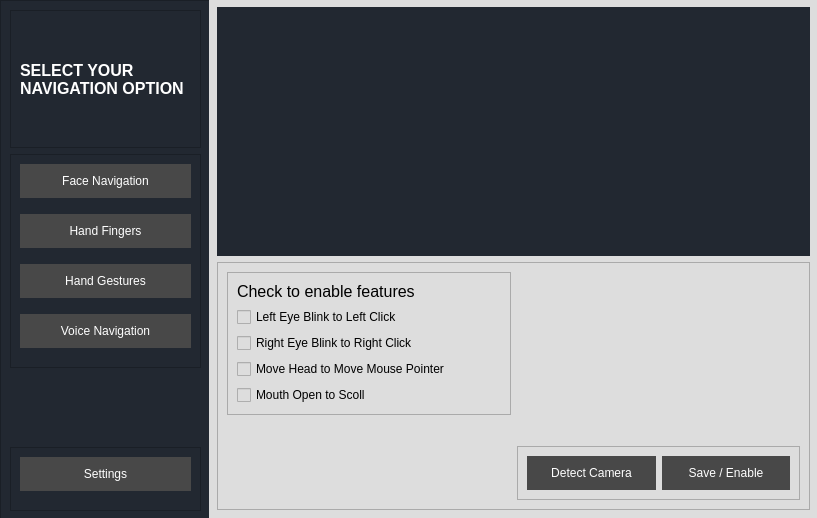
<?xml version="1.0" encoding="UTF-8"?>
<ui version="4.0">
 <class>MainWindow</class>
 <widget class="QMainWindow" name="MainWindow">
  <property name="geometry">
   <rect>
    <x>0</x>
    <y>0</y>
    <width>817</width>
    <height>518</height>
   </rect>
  </property>
  <property name="windowTitle">
   <string>MainWindow</string>
  </property>
  <widget class="QWidget" name="centralwidget">
   <widget class="QFrame" name="nav_frame">
    <property name="geometry">
     <rect>
      <x>0</x>
      <y>0</y>
      <width>211</width>
      <height>521</height>
     </rect>
    </property>
    <property name="styleSheet">
     <string notr="true">QFrame {
	background-color: #222831;
}

QPushButton {
	padding: 10px 10px;
	margin-bottom: 10px;
	color: rgb(255, 255, 255);
	border: none;
	background-color: rgb(72, 72, 72);
	transition: 0.2s;
}

QPushButton:hover,QPushButton:focus {
	border-left: 3px solid #f05454;
	background-color: rgb(100, 100, 100);
}

</string>
    </property>
    <property name="frameShape">
     <enum>QFrame::StyledPanel</enum>
    </property>
    <property name="frameShadow">
     <enum>QFrame::Raised</enum>
    </property>
    <layout class="QVBoxLayout" name="verticalLayout_2">
     <item>
      <widget class="QFrame" name="header_frame">
       <property name="frameShape">
        <enum>QFrame::StyledPanel</enum>
       </property>
       <property name="frameShadow">
        <enum>QFrame::Raised</enum>
       </property>
       <layout class="QVBoxLayout" name="verticalLayout">
        <item>
         <widget class="QLabel" name="label_nav_header">
          <property name="font">
           <font>
            <family>Microsoft Sans Serif</family>
            <pointsize>12</pointsize>
            <weight>75</weight>
            <italic>false</italic>
            <bold>true</bold>
           </font>
          </property>
          <property name="styleSheet">
           <string notr="true">color: rgb(255, 255, 255);</string>
          </property>
          <property name="text">
           <string>SELECT YOUR NAVIGATION OPTION</string>
          </property>
          <property name="wordWrap">
           <bool>true</bool>
          </property>
         </widget>
        </item>
       </layout>
      </widget>
     </item>
     <item>
      <widget class="QFrame" name="menu_frame">
       <property name="styleSheet">
        <string notr="true"/>
       </property>
       <property name="frameShape">
        <enum>QFrame::StyledPanel</enum>
       </property>
       <property name="frameShadow">
        <enum>QFrame::Raised</enum>
       </property>
       <layout class="QVBoxLayout" name="verticalLayout_4">
        <item>
         <widget class="QPushButton" name="face_button">
          <property name="text">
           <string>Face Navigation</string>
          </property>
         </widget>
        </item>
        <item>
         <widget class="QPushButton" name="fingers_button">
          <property name="text">
           <string>Hand Fingers</string>
          </property>
         </widget>
        </item>
        <item>
         <widget class="QPushButton" name="gesture_button">
          <property name="text">
           <string>Hand Gestures</string>
          </property>
         </widget>
        </item>
        <item>
         <widget class="QPushButton" name="voice_button">
          <property name="text">
           <string>Voice Navigation</string>
          </property>
         </widget>
        </item>
       </layout>
      </widget>
     </item>
     <item alignment="Qt::AlignBottom">
      <widget class="QFrame" name="bottom_frame">
       <property name="frameShape">
        <enum>QFrame::StyledPanel</enum>
       </property>
       <property name="frameShadow">
        <enum>QFrame::Raised</enum>
       </property>
       <layout class="QVBoxLayout" name="verticalLayout_3">
        <item>
         <widget class="QPushButton" name="settings_button">
          <property name="styleSheet">
           <string notr="true">padding: 10px;</string>
          </property>
          <property name="text">
           <string>Settings</string>
          </property>
          <property name="icon">
           <iconset>
            <normaloff>res/settings.svg</normaloff>res/settings.svg</iconset>
          </property>
          <property name="iconSize">
           <size>
            <width>16</width>
            <height>16</height>
           </size>
          </property>
          <property name="autoExclusive">
           <bool>false</bool>
          </property>
          <property name="autoDefault">
           <bool>false</bool>
          </property>
          <property name="default">
           <bool>false</bool>
          </property>
          <property name="flat">
           <bool>false</bool>
          </property>
         </widget>
        </item>
       </layout>
      </widget>
     </item>
    </layout>
   </widget>
   <widget class="QFrame" name="frame">
    <property name="geometry">
     <rect>
      <x>209</x>
      <y>-1</y>
      <width>611</width>
      <height>521</height>
     </rect>
    </property>
    <property name="frameShape">
     <enum>QFrame::StyledPanel</enum>
    </property>
    <property name="frameShadow">
     <enum>QFrame::Raised</enum>
    </property>
    <widget class="QStackedWidget" name="stackedWidget">
     <property name="geometry">
      <rect>
       <x>-1</x>
       <y>-1</y>
       <width>611</width>
       <height>521</height>
      </rect>
     </property>
     <property name="styleSheet">
      <string notr="true">background-color: #dddddd;</string>
     </property>
     <property name="currentIndex">
      <number>0</number>
     </property>
     <widget class="QWidget" name="face_page">
      <property name="styleSheet">
       <string notr="true"/>
      </property>
      <layout class="QVBoxLayout" name="verticalLayout_6">
       <item>
        <widget class="QLabel" name="video_label_face">
         <property name="styleSheet">
          <string notr="true">background-color:#222831;</string>
         </property>
         <property name="text">
          <string/>
         </property>
        </widget>
       </item>
       <item>
        <widget class="QFrame" name="frame_3">
         <property name="frameShape">
          <enum>QFrame::StyledPanel</enum>
         </property>
         <property name="frameShadow">
          <enum>QFrame::Raised</enum>
         </property>
         <layout class="QHBoxLayout" name="horizontalLayout">
          <item alignment="Qt::AlignTop">
           <widget class="QFrame" name="frame_5">
            <property name="frameShape">
             <enum>QFrame::StyledPanel</enum>
            </property>
            <property name="frameShadow">
             <enum>QFrame::Raised</enum>
            </property>
            <layout class="QVBoxLayout" name="verticalLayout_10">
             <item>
              <widget class="QLabel" name="label_7">
               <property name="font">
                <font>
                 <pointsize>12</pointsize>
                </font>
               </property>
               <property name="text">
                <string>Check to enable features</string>
               </property>
              </widget>
             </item>
             <item>
              <widget class="QCheckBox" name="lmb_checkbox">
               <property name="text">
                <string>Left Eye Blink to Left Click</string>
               </property>
              </widget>
             </item>
             <item>
              <widget class="QCheckBox" name="rbm_checkbox">
               <property name="text">
                <string>Right Eye Blink to Right Click</string>
               </property>
              </widget>
             </item>
             <item>
              <widget class="QCheckBox" name="head_checkbox">
               <property name="text">
                <string>Move Head to Move Mouse Pointer</string>
               </property>
              </widget>
             </item>
             <item>
              <widget class="QCheckBox" name="mouth_checkbox">
               <property name="text">
                <string>Mouth Open to Scoll</string>
               </property>
              </widget>
             </item>
            </layout>
           </widget>
          </item>
          <item alignment="Qt::AlignBottom">
           <widget class="QFrame" name="frame_4">
            <property name="styleSheet">
             <string notr="true">QPushButton {
	padding: 10px 10px;
	color: rgb(255, 255, 255);
	border: none;
	background-color: rgb(72, 72, 72);
	transition: 0.2s;
}

QPushButton:hover,QPushButton:focus {
	border-bottom: 3px solid #f05454;
	background-color: rgb(100, 100, 100);
}</string>
            </property>
            <property name="frameShape">
             <enum>QFrame::StyledPanel</enum>
            </property>
            <property name="frameShadow">
             <enum>QFrame::Raised</enum>
            </property>
            <layout class="QHBoxLayout" name="horizontalLayout_2">
             <item>
              <widget class="QPushButton" name="detect_button">
               <property name="text">
                <string>Detect Camera</string>
               </property>
              </widget>
             </item>
             <item>
              <widget class="QPushButton" name="enable_button">
               <property name="text">
                <string>Save / Enable</string>
               </property>
              </widget>
             </item>
            </layout>
           </widget>
          </item>
         </layout>
        </widget>
       </item>
      </layout>
     </widget>
     <widget class="QWidget" name="hand_page">
      <layout class="QVBoxLayout" name="verticalLayout_7">
       <item>
        <widget class="QLabel" name="video_label_fingers">
         <property name="styleSheet">
          <string notr="true">background-color:#222831;</string>
         </property>
         <property name="text">
          <string/>
         </property>
        </widget>
       </item>
       <item>
        <widget class="QFrame" name="frame_10">
         <property name="frameShape">
          <enum>QFrame::StyledPanel</enum>
         </property>
         <property name="frameShadow">
          <enum>QFrame::Raised</enum>
         </property>
         <layout class="QHBoxLayout" name="horizontalLayout_5">
          <item alignment="Qt::AlignTop">
           <widget class="QFrame" name="frame_13">
            <property name="frameShape">
             <enum>QFrame::StyledPanel</enum>
            </property>
            <property name="frameShadow">
             <enum>QFrame::Raised</enum>
            </property>
            <layout class="QVBoxLayout" name="verticalLayout_14">
             <item>
              <widget class="QLabel" name="label_11">
               <property name="font">
                <font>
                 <pointsize>12</pointsize>
                </font>
               </property>
               <property name="text">
                <string>Add new Websites to open on detection</string>
               </property>
              </widget>
             </item>
             <item>
              <widget class="QFrame" name="frame_16">
               <property name="frameShape">
                <enum>QFrame::StyledPanel</enum>
               </property>
               <property name="frameShadow">
                <enum>QFrame::Raised</enum>
               </property>
               <layout class="QHBoxLayout" name="horizontalLayout_7">
                <item>
                 <widget class="QLabel" name="label_12">
                  <property name="text">
                   <string>1 Finger Detected</string>
                  </property>
                 </widget>
                </item>
                <item>
                 <widget class="QLineEdit" name="text_box_1"/>
                </item>
               </layout>
              </widget>
             </item>
             <item>
              <widget class="QFrame" name="frame_17">
               <property name="frameShape">
                <enum>QFrame::StyledPanel</enum>
               </property>
               <property name="frameShadow">
                <enum>QFrame::Raised</enum>
               </property>
               <layout class="QHBoxLayout" name="horizontalLayout_3">
                <item>
                 <widget class="QLabel" name="label_13">
                  <property name="text">
                   <string>2 Finger Detected</string>
                  </property>
                 </widget>
                </item>
                <item>
                 <widget class="QLineEdit" name="text_box_2"/>
                </item>
               </layout>
              </widget>
             </item>
             <item>
              <widget class="QFrame" name="frame_18">
               <property name="frameShape">
                <enum>QFrame::StyledPanel</enum>
               </property>
               <property name="frameShadow">
                <enum>QFrame::Raised</enum>
               </property>
               <layout class="QHBoxLayout" name="horizontalLayout_4">
                <item>
                 <widget class="QLabel" name="label_14">
                  <property name="text">
                   <string>3 Finger Detected</string>
                  </property>
                 </widget>
                </item>
                <item>
                 <widget class="QLineEdit" name="text_box_3"/>
                </item>
               </layout>
              </widget>
             </item>
             <item>
              <widget class="QFrame" name="frame_19">
               <property name="frameShape">
                <enum>QFrame::StyledPanel</enum>
               </property>
               <property name="frameShadow">
                <enum>QFrame::Raised</enum>
               </property>
               <layout class="QHBoxLayout" name="horizontalLayout_8">
                <item>
                 <widget class="QLabel" name="label_15">
                  <property name="text">
                   <string>4 Finger Detected</string>
                  </property>
                 </widget>
                </item>
                <item>
                 <widget class="QLineEdit" name="text_box_4"/>
                </item>
               </layout>
              </widget>
             </item>
            </layout>
           </widget>
          </item>
          <item alignment="Qt::AlignBottom">
           <widget class="QFrame" name="frame_14">
            <property name="styleSheet">
             <string notr="true">QPushButton {
	padding: 10px 10px;
	color: rgb(255, 255, 255);
	border: none;
	background-color: rgb(72, 72, 72);
	transition: 0.2s;
}

QPushButton:hover,QPushButton:focus {
	border-bottom: 3px solid #f05454;
	background-color: rgb(100, 100, 100);
}</string>
            </property>
            <property name="frameShape">
             <enum>QFrame::StyledPanel</enum>
            </property>
            <property name="frameShadow">
             <enum>QFrame::Raised</enum>
            </property>
            <layout class="QHBoxLayout" name="horizontalLayout_6">
             <item>
              <widget class="QPushButton" name="detect_button_2">
               <property name="text">
                <string>Detect Camera</string>
               </property>
              </widget>
             </item>
             <item>
              <widget class="QPushButton" name="enable_button_2">
               <property name="text">
                <string>Save / Enable</string>
               </property>
              </widget>
             </item>
            </layout>
           </widget>
          </item>
         </layout>
        </widget>
       </item>
      </layout>
     </widget>
     <widget class="QWidget" name="gestures_page">
      <layout class="QVBoxLayout" name="verticalLayout_8">
       <item alignment="Qt::AlignHCenter|Qt::AlignVCenter">
        <widget class="QLabel" name="label_3">
         <property name="font">
          <font>
           <pointsize>32</pointsize>
           <weight>75</weight>
           <bold>true</bold>
          </font>
         </property>
         <property name="text">
          <string>Hand Gestures Page</string>
         </property>
         <property name="alignment">
          <set>Qt::AlignCenter</set>
         </property>
         <property name="wordWrap">
          <bool>true</bool>
         </property>
        </widget>
       </item>
      </layout>
     </widget>
     <widget class="QWidget" name="voice_page">
      <layout class="QVBoxLayout" name="verticalLayout_9">
       <item alignment="Qt::AlignHCenter|Qt::AlignVCenter">
        <widget class="QLabel" name="label_4">
         <property name="font">
          <font>
           <pointsize>32</pointsize>
           <weight>75</weight>
           <bold>true</bold>
          </font>
         </property>
         <property name="text">
          <string>Voice Navigation Page</string>
         </property>
         <property name="alignment">
          <set>Qt::AlignCenter</set>
         </property>
         <property name="wordWrap">
          <bool>true</bool>
         </property>
        </widget>
       </item>
      </layout>
     </widget>
     <widget class="QWidget" name="settings_page">
      <property name="styleSheet">
       <string notr="true"/>
      </property>
      <layout class="QVBoxLayout" name="verticalLayout_5">
       <item>
        <widget class="QFrame" name="frame_6">
         <property name="frameShape">
          <enum>QFrame::StyledPanel</enum>
         </property>
         <property name="frameShadow">
          <enum>QFrame::Raised</enum>
         </property>
         <layout class="QVBoxLayout" name="verticalLayout_11">
          <item alignment="Qt::AlignTop">
           <widget class="QFrame" name="frame_8">
            <property name="styleSheet">
             <string notr="true">background-color: #222831;
color: rgb(255, 255, 255);</string>
            </property>
            <property name="frameShape">
             <enum>QFrame::StyledPanel</enum>
            </property>
            <property name="frameShadow">
             <enum>QFrame::Raised</enum>
            </property>
            <layout class="QVBoxLayout" name="verticalLayout_12">
             <item>
              <widget class="QLabel" name="label_5">
               <property name="font">
                <font>
                 <pointsize>50</pointsize>
                 <weight>75</weight>
                 <bold>true</bold>
                </font>
               </property>
               <property name="styleSheet">
                <string notr="true"/>
               </property>
               <property name="text">
                <string>ML Navigation</string>
               </property>
              </widget>
             </item>
             <item>
              <widget class="QLabel" name="label_8">
               <property name="text">
                <string>Version: 0.1.beta</string>
               </property>
              </widget>
             </item>
            </layout>
           </widget>
          </item>
          <item>
           <widget class="QFrame" name="frame_7">
            <property name="frameShape">
             <enum>QFrame::StyledPanel</enum>
            </property>
            <property name="frameShadow">
             <enum>QFrame::Raised</enum>
            </property>
            <widget class="QLabel" name="label_9">
             <property name="geometry">
              <rect>
               <x>110</x>
               <y>60</y>
               <width>367</width>
               <height>104</height>
              </rect>
             </property>
             <property name="font">
              <font>
               <pointsize>32</pointsize>
               <weight>75</weight>
               <bold>true</bold>
              </font>
             </property>
             <property name="text">
              <string>Settings Page</string>
             </property>
             <property name="alignment">
              <set>Qt::AlignCenter</set>
             </property>
             <property name="wordWrap">
              <bool>true</bool>
             </property>
            </widget>
           </widget>
          </item>
         </layout>
        </widget>
       </item>
      </layout>
     </widget>
    </widget>
   </widget>
  </widget>
 </widget>
 <resources/>
 <connections/>
</ui>
